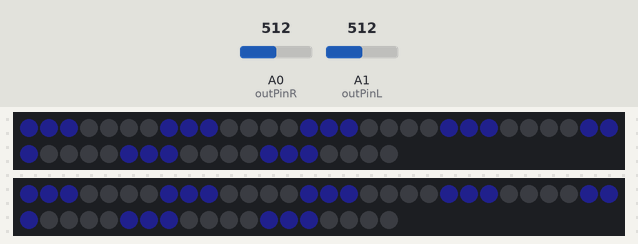
Bench run of a sketch on a simulated Arduino Uno, built with avr-gcc and run on an emulated ATmega328P. Parts: 2 × 49 RGB LEDs in strip order, left to right, continuing on the next row. The inputs (shaded band) are chosen by the test bench; at power-on: A0 (outPinR) = 512, A1 (outPinL) = 512. Dim RGB values are drawn brighter than linear.

Above: at 1.2 s.
1.3 s: A0 (outPinR) set to 240
At 2.5 s:
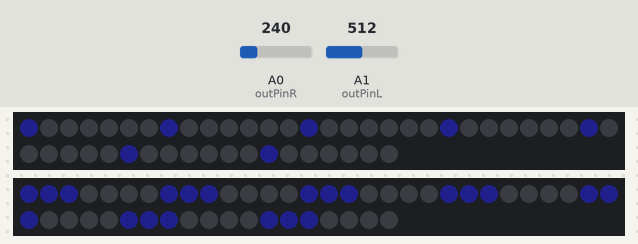
2.8 s: A0 (outPinR) set to 210
4.3 s: A1 (outPinL) set to 239
At 4.8 s:
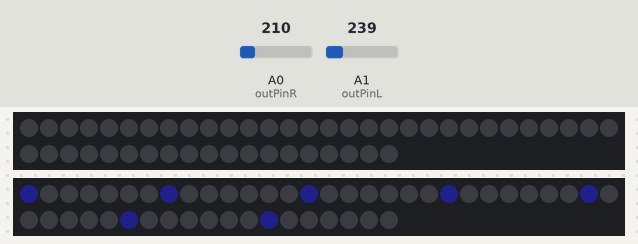
5.8 s: A1 (outPinL) set to 207
7.3 s: A0 (outPinR) set to 306
8.8 s: A1 (outPinL) set to 1023
At 9.6 s:
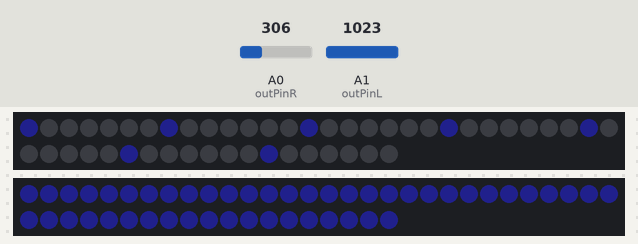
Timing chart, 0 to 11.3 s (numbered marks = the images above; inputs shaded):
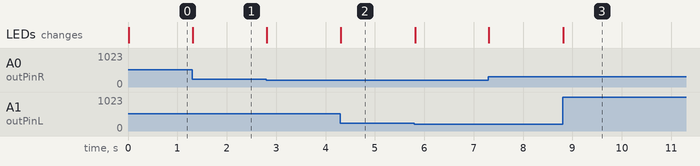

Measured:
- after the input at 1.3 s, the LEDs: change at once (image 1)
- after the input at 4.3 s, the LEDs: change at once (image 2)
- after the input at 8.8 s, the LEDs: change at once (image 3)

The sketch:

audioSpectrumVisualizer.ino
```cpp
#include <Adafruit_NeoPixel.h>

const int strobePinR   = 2;    // Strobe Pin on the MSGEQ7
const int resetPinR    = 3;    // Reset Pin on the MSGEQ7
const int outPinR      = A0;   // Output Pin on the MSGEQ7
const int WS2812_PIN_R = 7;
int levelR[7];                 // An array to hold the values from the 7 frequency bands

const int strobePinL   = 5;    // Strobe Pin on the MSGEQ7
const int resetPinL    = 6;    // Reset Pin on the MSGEQ7
const int outPinL      = A1;   // Output Pin on the MSGEQ7
const int WS2812_PIN_L = 4;
int levelL[7];                 // An array to hold the values from the 7 frequency bands

Adafruit_NeoPixel stripR = Adafruit_NeoPixel(49, WS2812_PIN_R, NEO_GRB + NEO_KHZ800);
Adafruit_NeoPixel stripL = Adafruit_NeoPixel(49, WS2812_PIN_L, NEO_GRB + NEO_KHZ800);

void setup() {

  Serial.begin (9600);

  stripR.begin();
  stripR.show();

  stripL.begin();
  stripL.show();

  // Define our pin modes
  pinMode      (strobePinR, OUTPUT);
  pinMode      (resetPinR,  OUTPUT);
  pinMode      (outPinR,    INPUT);

  pinMode      (strobePinL, OUTPUT);
  pinMode      (resetPinL,  OUTPUT);
  pinMode      (outPinL,    INPUT);

  // Create an initial state for our pins
  digitalWrite (resetPinR,  LOW);
  digitalWrite (strobePinR, LOW);
  delay        (1);

  digitalWrite (resetPinL,  LOW);
  digitalWrite (strobePinL, LOW);
  delay        (1);

  // Reset the MSGEQ7 as per the datasheet timing diagram
  digitalWrite (resetPinR,  HIGH);
  delay        (1);
  digitalWrite (resetPinR,  LOW);
  digitalWrite (strobePinR, HIGH);
  delay        (1);

  digitalWrite (resetPinL,  HIGH);
  delay        (1);
  digitalWrite (resetPinL,  LOW);
  digitalWrite (strobePinL, HIGH);
  delay        (1);
}

void setBarL(byte i, int level)
{
  byte toY = map(level, 100, 950, 0, 7);

  for (int y = 0; y < toY; y++)
  {
    stripL.setPixelColor((i*7)+y, stripR.Color(3, 3, 13));
  }
}

void setBarR(byte i, int level)
{
  byte toY = map(level, 100, 950, 0, 7);

  for (int y = 0; y < toY; y++)
  {
    stripR.setPixelColor((i*7)+y, stripL.Color(3, 3, 13));
  }
}

void drawBar()
{
  stripR.show();
  stripL.show();
}

void loop() {

  // Cycle through each frequency band by pulsing the strobe.
  for (int i = 0; i < 7; i++) {
    digitalWrite       (strobePinR, LOW);
    digitalWrite       (strobePinL, LOW);
    delayMicroseconds  (100);                    // Delay necessary due to timing diagram

    levelR[i] =         analogRead (outPinR);
    levelL[i] =         analogRead (outPinL);

    digitalWrite       (strobePinR, HIGH);
    digitalWrite       (strobePinL, HIGH);
    delayMicroseconds  (100);                    // Delay necessary due to timing diagram
  }

  stripR.clear();
  stripL.clear();

  for (int i = 0; i < 7; i++)
  {
    setBarR(i, levelR[i]);
    setBarL(i, levelL[i]);
  }

  drawBar();
}
```
